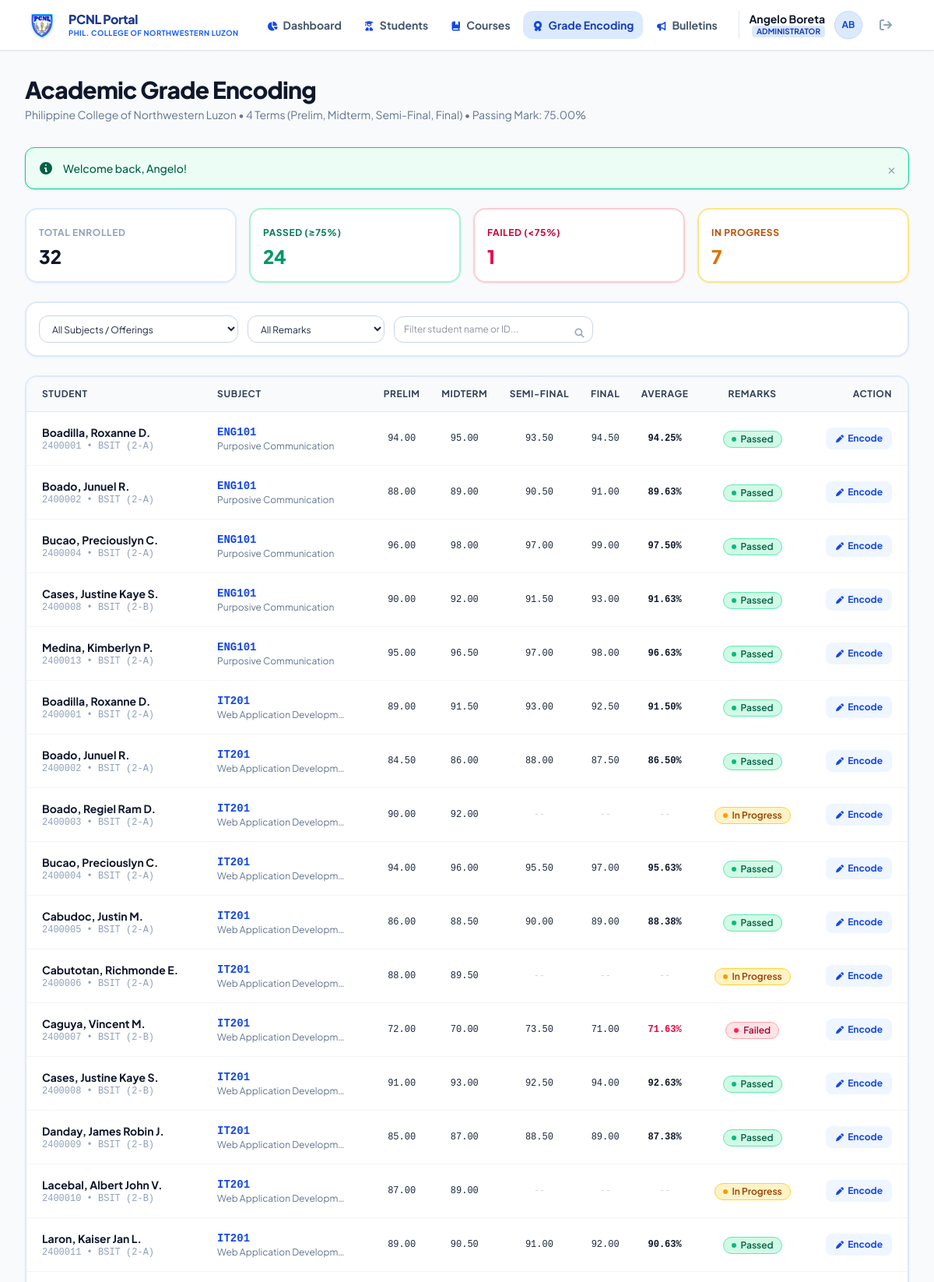
The app's page /admin/grades.php (signed in, upper part) with its own data.
### tables this page shows
CREATE TABLE `enrollments` (
  `id` INT AUTO_INCREMENT PRIMARY KEY,
  `student_id` INT NOT NULL,
  `course_id` INT NOT NULL,
  `enrollment_date` DATETIME DEFAULT CURRENT_TIMESTAMP,
  `status` ENUM('Enrolled', 'Dropped', 'Completed') DEFAULT 'Enrolled',
  `prelim` DECIMAL(5,2) NULL,
  `midterm` DECIMAL(5,2) NULL,
  `semifinal` DECIMAL(5,2) NULL,
  `final` DECIMAL(5,2) NULL,
  `final_average` DECIMAL(5,2) NULL,
  `remarks` ENUM('Passed', 'Failed', 'Incomplete', 'In Progress') DEFAULT 'In Progress',
  FOREIGN KEY (`student_id`) REFERENCES `users`(`id`) ON DELETE CASCADE,
  FOREIGN KEY (`course_id`) REFERENCES `courses`(`id`) ON DELETE CASCADE,
  UNIQUE KEY `unique_student_course` (`student_id`, `course_id`)
);

CREATE TABLE `users` (
  `id` INT AUTO_INCREMENT PRIMARY KEY,
  `student_id_number` VARCHAR(30) UNIQUE NULL,
  `first_name` VARCHAR(50) NOT NULL,
  `middle_name` VARCHAR(50) NULL,
  `last_name` VARCHAR(50) NOT NULL,
  `email` VARCHAR(100) UNIQUE NOT NULL,
  `password` VARCHAR(255) NOT NULL,
  `role` ENUM('admin', 'faculty', 'student') NOT NULL DEFAULT 'student',
  `course` ENUM('BSIT', 'BEE', 'BSE', 'BSBA', 'BSA', 'BSCRIM', 'BSCE') NULL,
  `year_level` ENUM('1st Year', '2nd Year', '3rd Year', '4th Year') NULL,
  `section` VARCHAR(20) NULL,
  `contact_number` VARCHAR(25) NULL,
  `profile_photo` VARCHAR(255) NULL,
  `status` ENUM('Active', 'Inactive') DEFAULT 'Active',
  `created_at` DATETIME DEFAULT CURRENT_TIMESTAMP,
  `updated_at` DATETIME DEFAULT CURRENT_TIMESTAMP ON UPDATE CURRENT_TIMESTAMP
);

CREATE TABLE `courses` (
  `id` INT AUTO_INCREMENT PRIMARY KEY,
  `course_code` VARCHAR(20) UNIQUE NOT NULL,
  `course_title` VARCHAR(150) NOT NULL,
  `description` TEXT NULL,
  `units` INT NOT NULL DEFAULT 3,
  `instructor` VARCHAR(100) NOT NULL,
  `schedule` VARCHAR(100) NOT NULL,
  `room` VARCHAR(50) NOT NULL,
  `capacity` INT NOT NULL DEFAULT 40,
  `department` ENUM('BSIT', 'BEE', 'BSE', 'BSBA', 'BSA', 'BSCRIM', 'BSCE', 'General Education') DEFAULT 'General Education',
  `semester` VARCHAR(20) NOT NULL DEFAULT '1st Semester',
  `academic_year` VARCHAR(20) NOT NULL DEFAULT '2026-2027',
  `created_at` DATETIME DEFAULT CURRENT_TIMESTAMP
);

### admin/grades.php (the view, shortened to what this page needs)
<?php
require_once __DIR__ . '/../config/helper.php';
require_once __DIR__ . '/../includes/auth.php';
$filterStudent = isset($_GET['student']) ? trim($_GET['student']) : '';
$filterRemarks = isset($_GET['remarks']) ? trim($_GET['remarks']) : 'All';
$sql = "
    SELECT e.*,
           u.student_id_number, u.first_name, u.middle_name, u.last_name, u.course as student_course, u.section,
           c.course_code, c.course_title, c.units, c.instructor
    FROM enrollments e
    JOIN users u ON e.student_id = u.id
    JOIN courses c ON e.course_id = c.id
    WHERE e.status = 'Enrolled'
";
$sql .= " ORDER BY c.course_code ASC, u.last_name ASC";
$enrollments = array();
$eRes = mysqli_query($conn, $sql);
if ($eRes) {
    while ($row = mysqli_fetch_assoc($eRes)) {
        $enrollments[] = $row;
    }
}
$totalCount = count($enrollments);
$passedCount = 0;
$failedCount = 0;
$inProgressCount = 0;
foreach ($enrollments as $e) {
    if ($e['remarks'] == 'Passed') {
        $passedCount++;
    } elseif ($e['remarks'] == 'Failed') {
        $failedCount++;
    } else {
        $inProgressCount++;
    }
}
require_once __DIR__ . '/../includes/header.php';
require_once __DIR__ . '/../includes/navbar.php';
?>
<div class="max-w-7xl mx-auto px-4 sm:px-6 lg:px-8 py-8 w-full flex-1">
    <div class="mb-8 flex flex-col md:flex-row md:items-center md:justify-between gap-4">
        <div>
            <h1 class="text-2xl sm:text-3xl font-black text-slate-900 tracking-tight">Academic Grade Encoding</h1>
            <p class="mt-1 text-xs sm:text-sm text-slate-500">
                Philippine College of Northwestern Luzon &bull; 4 Terms (Prelim, Midterm, Semi-Final, Final) &bull; Passing Mark: 75.00%
            </p>
        </div>
    </div>
    <?php render_flash(); ?>
    <div class="grid grid-cols-2 sm:grid-cols-4 gap-4 mb-6">
        <div class="bg-white p-4 rounded-2xl border-2 border-blue-100 shadow-xs">
            <span class="text-xs font-bold text-slate-400 uppercase tracking-wider">Total Enrolled</span>
            <div class="text-2xl font-black text-slate-900 mt-1"><?= $totalCount ?></div>
        </div>
        <div class="bg-white p-4 rounded-2xl border-2 border-emerald-200 bg-emerald-50/20 shadow-xs">
            <span class="text-xs font-bold text-emerald-700 uppercase tracking-wider">Passed (≥75%)</span>
            <div class="text-2xl font-black text-emerald-600 mt-1"><?= $passedCount ?></div>
        </div>
        <div class="bg-white p-4 rounded-2xl border-2 border-rose-200 bg-rose-50/20 shadow-xs">
            <span class="text-xs font-bold text-rose-700 uppercase tracking-wider">Failed (&lt;75%)</span>
            <div class="text-2xl font-black text-rose-600 mt-1"><?= $failedCount ?></div>
        </div>
        <div class="bg-white p-4 rounded-2xl border-2 border-amber-200 bg-amber-50/20 shadow-xs">
            <span class="text-xs font-bold text-amber-700 uppercase tracking-wider">In Progress</span>
            <div class="text-2xl font-black text-amber-600 mt-1"><?= $inProgressCount ?></div>
        </div>
    </div>
    <form method="GET" action="<?= base_url('admin/grades.php') ?>" class="bg-white p-4 rounded-2xl border-2 border-blue-100 shadow-xs mb-6 flex flex-col sm:flex-row items-center gap-3">
        <div class="w-full sm:w-64">
            <select name="course_id" onchange="this.form.submit()" class="w-full px-3 py-2 text-xs rounded-xl border border-slate-300 bg-white focus:ring-2 focus:ring-blue-600 focus:outline-none">
                <option value="">All Subjects / Offerings</option>
            </select>
        </div>
        <div class="w-full sm:w-44">
            <select name="remarks" onchange="this.form.submit()" class="w-full px-3 py-2 text-xs rounded-xl border border-slate-300 bg-white focus:ring-2 focus:ring-blue-600 focus:outline-none">
                <option value="All" <?= $filterRemarks == 'All' ? 'selected' : '' ?>>All Remarks</option>
            </select>
        </div>
        <div class="relative w-full sm:w-64">
            <input type="text" name="student" value="<?= sanitize($filterStudent) ?>" placeholder="Filter student name or ID..."
                   class="w-full pl-3 pr-8 py-2 text-xs rounded-xl border border-slate-300 focus:ring-2 focus:ring-blue-600 focus:outline-none">
            <button type="submit" class="absolute right-2.5 top-2 text-slate-400 hover:text-slate-700">
                <i class="fa-solid fa-magnifying-glass text-xs"></i>
            </button>
        </div>
    </form>
    <div class="bg-white rounded-2xl border-2 border-blue-100 shadow-xs overflow-hidden">
        <div class="overflow-x-auto">
            <table class="w-full text-left text-xs sm:text-sm">
                <thead class="bg-slate-50 text-slate-700 text-xs uppercase tracking-wider border-b border-slate-200">
                    <tr>
                        <th class="px-5 py-3.5 font-bold">Student</th>
                        <th class="px-5 py-3.5 font-bold">Subject</th>
                        <th class="px-3 py-3.5 font-bold text-center">Prelim</th>
                        <th class="px-3 py-3.5 font-bold text-center">Midterm</th>
                        <th class="px-3 py-3.5 font-bold text-center">Semi-Final</th>
                        <th class="px-3 py-3.5 font-bold text-center">Final</th>
                        <th class="px-3 py-3.5 font-bold text-center">Average</th>
                        <th class="px-4 py-3.5 font-bold text-center">Remarks</th>
                        <th class="px-5 py-3.5 font-bold text-right">Action</th>
                    </tr>
                </thead>
                <tbody class="divide-y divide-slate-100" id="grades-table-body">
                    <?php if (empty($enrollments)): ?>
                        <tr>
                            <td colspan="9" class="px-6 py-12 text-center text-slate-400">
                                <i class="fa-solid fa-clipboard-user text-3xl mb-2 text-slate-300"></i>
                                <p class="font-medium">No student enrollment records found.</p>
                            </td>
                        </tr>
                    <?php else: ?>
                        <?php foreach ($enrollments as $e): ?>
                            <?php
                                $studentName = $e['last_name'] . ', ' . $e['first_name'] . ($e['middle_name'] ? ' ' . $e['middle_name'] : '');
                            ?>
                            <tr class="hover:bg-blue-50/30 transition border-b border-slate-100" id="grade-row-<?= $e['id'] ?>">
                                <td class="px-5 py-4">
                                    <div class="font-bold text-slate-900"><?= sanitize($studentName) ?></div>
                                    <div class="text-xs text-slate-400 font-mono"><?= sanitize($e['student_id_number']) ?> &bull; <?= sanitize($e['student_course']) ?> (<?= sanitize($e['section'] ? $e['section'] : '2-A') ?>)</div>
                                </td>
                                <td class="px-5 py-4">
                                    <div class="font-bold text-blue-700 font-mono"><?= sanitize($e['course_code']) ?></div>
                                    <div class="text-xs text-slate-500 truncate max-w-[170px]"><?= sanitize($e['course_title']) ?></div>
                                </td>
                                <td class="px-3 py-4 text-center font-mono text-xs cell-prelim">
                                    <?= $e['prelim'] !== null ? number_format($e['prelim'], 2) : '<span class="text-slate-300">--</span>' ?>
                                </td>
                                <td class="px-3 py-4 text-center font-mono text-xs cell-midterm">
                                    <?= $e['midterm'] !== null ? number_format($e['midterm'], 2) : '<span class="text-slate-300">--</span>' ?>
                                </td>
                                <td class="px-3 py-4 text-center font-mono text-xs cell-semifinal">
                                    <?= $e['semifinal'] !== null ? number_format($e['semifinal'], 2) : '<span class="text-slate-300">--</span>' ?>
                                </td>
                                <td class="px-3 py-4 text-center font-mono text-xs cell-final">
                                    <?= $e['final'] !== null ? number_format($e['final'], 2) : '<span class="text-slate-300">--</span>' ?>
                                </td>
                                <td class="px-3 py-4 text-center font-mono font-bold text-xs cell-average <?= ($e['final_average'] !== null && $e['final_average'] < 75) ? 'text-rose-600' : 'text-slate-900' ?>">
                                    <?= $e['final_average'] !== null ? number_format($e['final_average'], 2) . '%' : '<span class="text-slate-300 font-normal">--</span>' ?>
                                </td>
                                <td class="px-4 py-4 text-center cell-remarks">
                                    <?= get_remarks_badge($e['remarks']) ?>
                                </td>
                                <td class="px-5 py-4 text-right">
                                    <button onclick='openGradeModal(<?= json_encode(array(
                                        "id" => $e["id"],
                                        "student_name" => $studentName,
                                        "student_id" => $e["student_id_number"],
                                        "course_code" => $e["course_code"],
                                        "course_title" => $e["course_title"],
                                        "prelim" => $e["prelim"],
                                        "midterm" => $e["midterm"],
                                        "semifinal" => $e["semifinal"],
                                        "final" => $e["final"],
                                        "final_average" => $e["final_average"],
                                        "remarks" => $e["remarks"]
                                    )) ?>)' class="inline-flex items-center px-3 py-1.5 rounded-lg text-xs font-bold bg-blue-50 hover:bg-blue-100 text-blue-700 transition">
                                        <i class="fa-solid fa-pen mr-1 text-[10px]"></i>Encode
                                    </button>
                                </td>
                            </tr>
                        <?php endforeach; ?>
                    <?php endif; ?>
                </tbody>
            </table>
        </div>
    </div>
</div>
<?php require_once __DIR__ . '/../includes/footer.php'; ?>

### config/helper.php (shortened to what this page needs)
<?php
function sanitize($data) {
    return htmlspecialchars(trim((string)$data), ENT_QUOTES, 'UTF-8');
}
function get_remarks_badge($remarks) {
    if ($remarks == 'Passed') {
        return '<span class="inline-flex items-center px-2.5 py-0.5 rounded-full text-xs font-semibold bg-emerald-100 text-emerald-800 border border-emerald-300">
                  <span class="w-1.5 h-1.5 mr-1.5 rounded-full bg-emerald-500"></span>Passed
                </span>';
    } elseif ($remarks == 'Failed') {
        return '<span class="inline-flex items-center px-2.5 py-0.5 rounded-full text-xs font-semibold bg-rose-100 text-rose-800 border border-rose-300">
                  <span class="w-1.5 h-1.5 mr-1.5 rounded-full bg-rose-500"></span>Failed
                </span>';
    } elseif ($remarks == 'Incomplete') {
        return '<span class="inline-flex items-center px-2.5 py-0.5 rounded-full text-xs font-semibold bg-purple-100 text-purple-800 border border-purple-300">
                  <span class="w-1.5 h-1.5 mr-1.5 rounded-full bg-purple-500"></span>Incomplete
                </span>';
    } else {
        return '<span class="inline-flex items-center px-2.5 py-0.5 rounded-full text-xs font-semibold bg-amber-100 text-amber-800 border border-amber-300">
                  <span class="w-1.5 h-1.5 mr-1.5 rounded-full bg-amber-500"></span>In Progress
                </span>';
    }
}
function get_flash() {
    if (isset($_SESSION['flash'])) {
        $flash = $_SESSION['flash'];
        return $flash;
    }
    return null;
}
function render_flash() {
    $flash = get_flash();
    $colorClass = 'bg-blue-50 border-blue-400 text-blue-800';
    if ($flash['type'] == 'success') {
        $colorClass = 'bg-emerald-50 border-emerald-400 text-emerald-800';
    } elseif ($flash['type'] == 'error') {
        $colorClass = 'bg-rose-50 border-rose-400 text-rose-800';
    } elseif ($flash['type'] == 'warning') {
        $colorClass = 'bg-amber-50 border-amber-400 text-amber-800';
    }
    echo '<div class="mb-6 p-4 rounded-xl border flex items-center justify-between shadow-sm ' . $colorClass . '" role="alert">';
    echo '<div class="flex items-center space-x-3">';
    echo '<svg class="w-5 h-5 flex-shrink-0" fill="currentColor" viewBox="0 0 20 20"><path fill-rule="evenodd" d="M18 10a8 8 0 11-16 0 8 8 0 0116 0zm-7-4a1 1 0 11-2 0 1 1 0 012 0zM9 9a1 1 0 000 2v3a1 1 0 001 1h1a1 1 0 100-2v-3a1 1 0 00-1-1H9z" clip-rule="evenodd"></path></svg>';
    echo '<span class="text-sm font-medium">' . sanitize($flash['message']) . '</span>';
    echo '</div>';
    echo '<button onclick="this.parentElement.remove()" class="text-gray-400 hover:text-gray-700 text-lg leading-none">&times;</button>';
    echo '</div>';
}
function base_url($path = '') {
    $scriptName = str_replace('\\', '/', dirname($_SERVER['SCRIPT_NAME']));
    $base = rtrim($scriptName, '/');
    if (in_array(basename($base), array('admin', 'student', 'api', 'faculty'))) {
        $base = dirname($base);
    }
    $base = ($base == '/' || $base == '\\') ? '' : $base;
    return $base . '/' . ltrim($path, '/');
}

### assets/css/custom.css (style rules this page uses)
body { font-family: 'Plus Jakarta Sans', system-ui, -apple-system, BlinkMacSystemFont, "Segoe UI", Roboto, sans-serif; min-height: 100vh; }

### records on screen
enrollments: student.middle_name "Boadilla, Roxanne D.", student.student_id_number "2400001", student.course "BSIT", student.section "2-A", course.course_code "ENG101", course.course_title "Purposive Communication", prelim "94.00", midterm "95.00", semifinal "93.50", final "94.50", final_average "94.25", remarks "Passed" (drawn)
enrollments: student.middle_name "Boado, Junuel R.", student.student_id_number "2400002", student.course "BSIT", student.section "2-A", course.course_code "ENG101", course.course_title "Purposive Communication", prelim "88.00", midterm "89.00", semifinal "90.50", final "91.00", final_average "89.63", remarks "Passed" (drawn)
enrollments: student.middle_name "Bucao, Preciouslyn C.", student.student_id_number "2400004", student.course "BSIT", student.section "2-A", course.course_code "ENG101", course.course_title "Purposive Communication", prelim "96.00", midterm "98.00", semifinal "97.00", final "99.00", final_average "97.50", remarks "Passed" (drawn)
enrollments: student.middle_name "Cases, Justine Kaye S.", student.student_id_number "2400008", student.course "BSIT", student.section "2-B", course.course_code "ENG101", course.course_title "Purposive Communication", prelim "90.00", midterm "92.00", semifinal "91.50", final "93.00", final_average "91.63", remarks "Passed" (drawn)
enrollments: student.middle_name "Medina, Kimberlyn P.", student.student_id_number "2400013", student.course "BSIT", student.section "2-A", course.course_code "ENG101", course.course_title "Purposive Communication", prelim "95.00", midterm "96.50", semifinal "97.00", final "98.00", final_average "96.63", remarks "Passed" (drawn)
enrollments: student.middle_name "Boadilla, Roxanne D.", student.student_id_number "2400001", student.course "BSIT", student.section "2-A", course.course_code "IT201", course.course_title "Web Application Developm…", prelim "89.00", midterm "91.50", semifinal "93.00", final "92.50", final_average "91.50", remarks "Passed" (drawn)
enrollments: student.middle_name "Boado, Junuel R.", student.student_id_number "2400002", student.course "BSIT", student.section "2-A", course.course_code "IT201", course.course_title "Web Application Developm…", prelim "84.50", midterm "86.00", semifinal "88.00", final "87.50", final_average "86.50", remarks "Passed" (drawn)
enrollments: student.middle_name "Boado, Regiel Ram D.", student.student_id_number "2400003", student.course "BSIT", student.section "2-A", course.course_code "IT201", course.course_title "Web Application Developm…", prelim "90.00", midterm "92.00", remarks "In Progress" (drawn)
enrollments: student.middle_name "Bucao, Preciouslyn C.", student.student_id_number "2400004", student.course "BSIT", student.section "2-A", course.course_code "IT201", course.course_title "Web Application Developm…", prelim "94.00", midterm "96.00", semifinal "95.50", final "97.00", final_average "95.63", remarks "Passed" (drawn)
enrollments: student.middle_name "Cabudoc, Justin M.", student.student_id_number "2400005", student.course "BSIT", student.section "2-A", course.course_code "IT201", course.course_title "Web Application Developm…", prelim "86.00", midterm "88.50", semifinal "90.00", final "89.00", final_average "88.38", remarks "Passed" (drawn)
enrollments: student.middle_name "Cabutotan, Richmonde E.", student.student_id_number "2400006", student.course "BSIT", student.section "2-A", course.course_code "IT201", course.course_title "Web Application Developm…", prelim "88.00", midterm "89.50", remarks "In Progress" (drawn)
enrollments: student.middle_name "Caguya, Vincent M.", student.student_id_number "2400007", student.course "BSIT", student.section "2-B", course.course_code "IT201", course.course_title "Web Application Developm…", prelim "72.00", midterm "70.00", semifinal "73.50", final "71.00", final_average "71.63", remarks "Failed" (drawn)
enrollments: student.middle_name "Cases, Justine Kaye S.", student.student_id_number "2400008", student.course "BSIT", student.section "2-B", course.course_code "IT201", course.course_title "Web Application Developm…", prelim "91.00", midterm "93.00", semifinal "92.50", final "94.00", final_average "92.63", remarks "Passed" (drawn)
enrollments: student.middle_name "Danday, James Robin J.", student.student_id_number "2400009", student.course "BSIT", student.section "2-B", course.course_code "IT201", course.course_title "Web Application Developm…", prelim "85.00", midterm "87.00", semifinal "88.50", final "89.00", final_average "87.38", remarks "Passed" (drawn)
enrollments: student.middle_name "Lacebal, Albert John V.", student.student_id_number "2400010", student.course "BSIT", student.section "2-B", course.course_code "IT201", course.course_title "Web Application Developm…", prelim "87.00", midterm "89.00", remarks "In Progress" (drawn)
enrollments: student.middle_name "Laron, Kaiser Jan L.", student.student_id_number "2400011", student.course "BSIT", student.section "2-A", course.course_code "IT201", course.course_title "Web Application Developm…", prelim "89.00", midterm "90.50", semifinal "91.00", final "92.00", final_average "90.63", remarks "Passed" (drawn)

### other values on screen
$currentUser['name'] "Angelo Boreta"
$flash['message'] "Welcome back, Angelo!"
$totalCount "32"
$passedCount "24"
$failedCount "1"
$inProgressCount "7"
